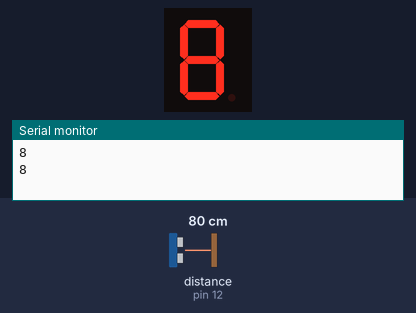
This sketch was run on a simulated Arduino Uno, built with avr-gcc and run on an emulated ATmega328P. On the bench: 1-digit seven-segment display, the last lines printed to the serial monitor. Wiring (inferred from the names in the program): ultrasonic range finder: trigger pin 13; echo pin 12. The inputs (shaded band) are chosen by the test bench; at power-on: distance to the obstacle (sensor on pin 12) 80 cm. The echo pulse lasts 58.3 µs per cm.

Above: at 1.8 s.
1.9 s: distance to the obstacle (sensor on pin 12) set to 176 cm
3.5 s: distance to the obstacle (sensor on pin 12) set to 184 cm
At 5.2 s:
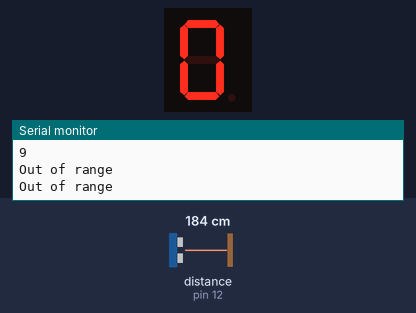
5.5 s: distance to the obstacle (sensor on pin 12) set to 2 cm
At 7.2 s:
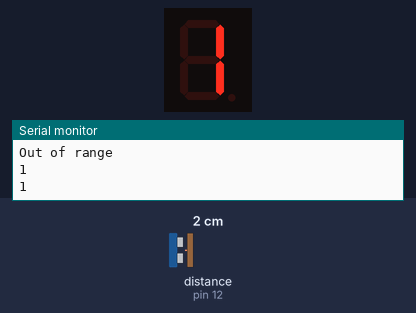
Timing chart, 0 to 8.7 s (numbered marks = the images above; inputs shaded):
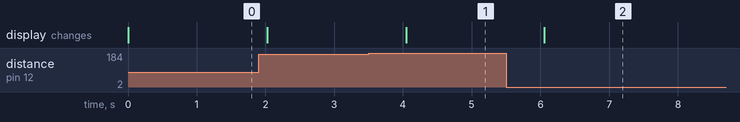

Measured:
- after the input at 3.5 s, the display: changes after 0.55 s (image 1)
- after the input at 5.5 s, the display: changes after 0.56 s (image 2)

The sketch:

cau2.ino
```cpp
#include "SevSeg.h"
#define trigPin 13
#define echoPin 12
SevSeg sevseg;
void setup()
{
    Serial.begin (9600);
    pinMode(trigPin, OUTPUT);
    pinMode(echoPin, INPUT);
    //Set to 1 for single digit display
    byte numDigits = 1;

    //defines common pins while using multi-digit display. Left empty as we have a single digit display
    byte digitPins[] = {};

    //Defines arduino pin connections in order: A, B, C, D, E, F, G, DP
    byte segmentPins[] = {2, 3, 4, 5, 6, 7, 8, 9};
    bool resistorsOnSegments = true;

    //Initialize sevseg object. Uncomment second line if you use common cathode 7 segment
    sevseg.begin(COMMON_ANODE, numDigits, digitPins, segmentPins, resistorsOnSegments);
    //sevseg.begin(COMMON_CATHODE, numDigits, digitPins, segmentPins, resistorsOnSegments);

    sevseg.setBrightness(90);
}
void loop()
{
  long duration, distance, level;
  digitalWrite(trigPin, LOW);
  delayMicroseconds(2);
  digitalWrite(trigPin, HIGH);
  delayMicroseconds(10);
  digitalWrite(trigPin, LOW);
  duration = pulseIn(echoPin, HIGH);
  distance = (duration/2) / 29.1;
  if (distance >= 180 || distance <= 0)
  {
  Serial.println("Out of range");
  level=0;
  }
  else
  { if(distance<80)
      {
        level=distance/10;
        level=round(level)+1;
      }
    else level=9;
    Serial.println(level);
  }
  sevseg.setNumber(level);
  sevseg.refreshDisplay();
  delay(1000);
}
```
